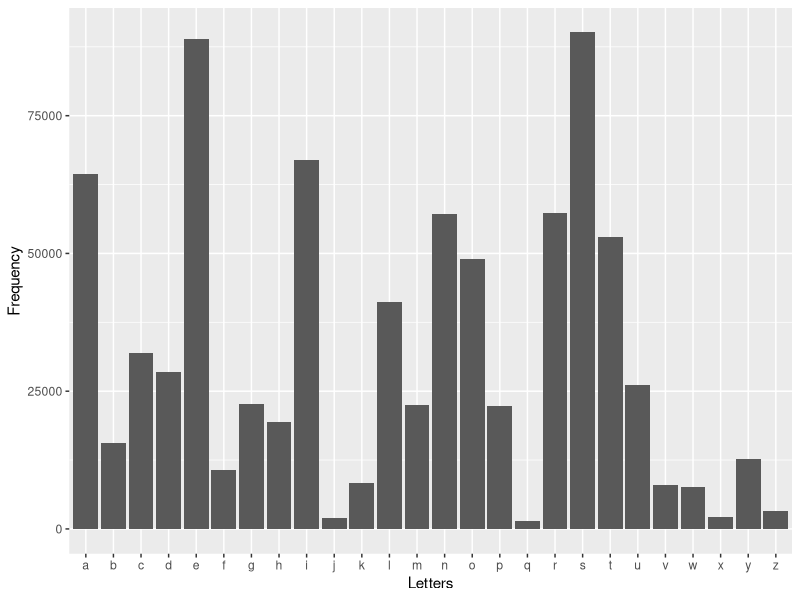

The R script that drew this image:
## ---- chunk 1
options(warn = -1) # supresses warnings
suppressPackageStartupMessages(library(tidyverse))
## ---- chunk 2
knitr::opts_chunk$set(echo = TRUE)
## ---- chunk 3
library(tidyverse)
## ---- chunk 4
data <- read.csv("letterfreq.csv")

plot <- ggplot(data, aes(Letters, Frequency)) + 
	geom_bar(stat = 'Identity')
	
ggsave("letterfreq.png")
